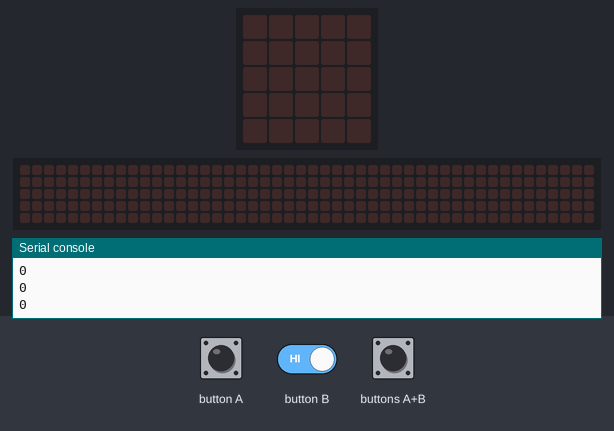
This program was run on a simulated BBC micro:bit running MicroPython. Parts: the board's 5×5 LED display, a strip that is not on the board, showing the scrolling text unrolled, the last lines printed to the serial console. Inputs (shaded band) come from the test bench. Random numbers come from a fixed seed; the 48×5 strip is a reading aid, not a part: it shows the text the display is scrolling, unrolled, one strip-width of it at a time.

Above: at 1.2 s.
1.3 s: button A pressed for 0.15 s
2.9 s: button A pressed for 1 s
5.4 s: button A driven LOW and button B driven LOW
At 5.57 s:
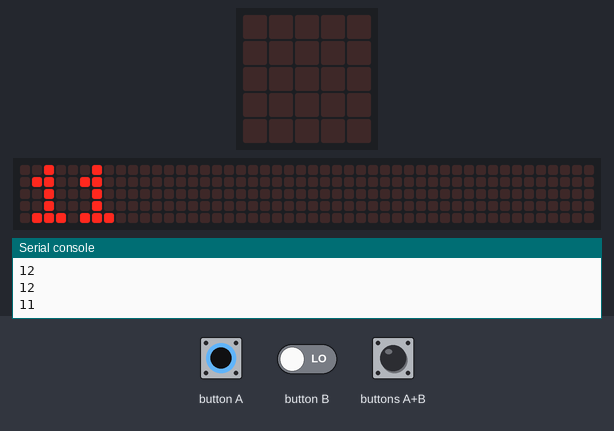
8.4 s: button A released
11.4 s: buttons A+B pressed for 0.15 s
At 11.48 s:
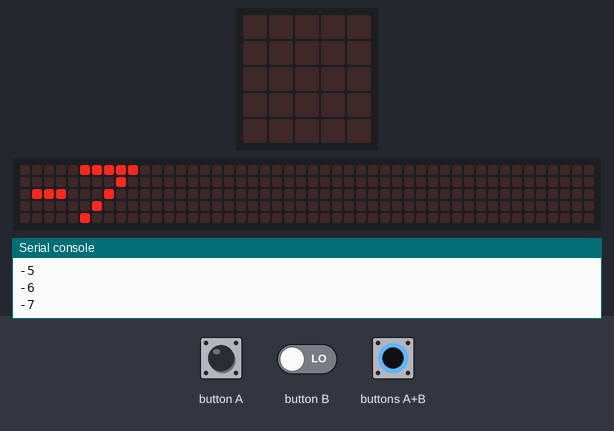
Timing chart, 0 to 14.4 s (numbered marks = the images above; inputs shaded):
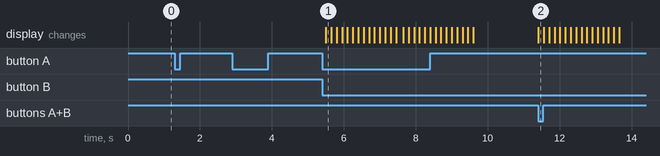

The program:

counter_a_b.py
```python
from microbit import *
import random

duim = Image("00009:"
             "00009:"
             "00999:"
             "00999:"
             "00999")

pink = Image("00000:"
             "00090:"
             "00090:"
             "99990:"
             "99990")

wijsvinger = Image("09000:"
                   "09000:"
                   "09999:"
                   "99999:"
                   "99999")

plaatjes = [duim, pink, wijsvinger]
score = 0
while True:
    if accelerometer.current_gesture() == "shake":
       display.show(random.choice(plaatjes))
    if button_a.is_pressed() and button_b.is_pressed():
         display.scroll(str(score))
    if button_a.is_pressed():
        score += 1
        sleep(100)
    if button_b.is_pressed():
         score -= 1
         sleep(100)
    print (score)
""""
        while True:
        if button_b.is_pressed():
            #display.show("B")
             score -= 1
        if button_a.is_pressed():
           #display.show("A")
           score += 1
        if button_a.is_pressed() and button_b.is_pressed():
           display.show(int(score))
    """


    
```

Measured:
- after the input at 5.4 s, the display: changes after 0.10 s (image 1)
- after the input at 11.4 s, the display: changes at once (image 2)
